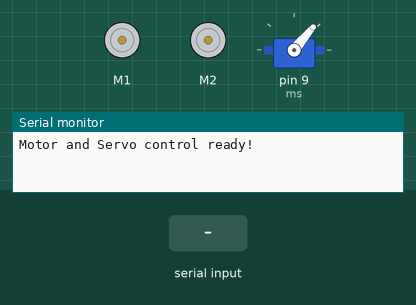
Recording of a sketch running on a simulated Arduino Uno, built with avr-gcc and run on an emulated ATmega328P. Shown: 2 × DC motor (green arrow = forward, orange = backward, longer = faster), servo, the last lines printed to the serial monitor. Inputs (shaded band) come from the test bench.

Above: at 1.2 s.
1.3 s: "lf" received over Serial
At 3.3 s:
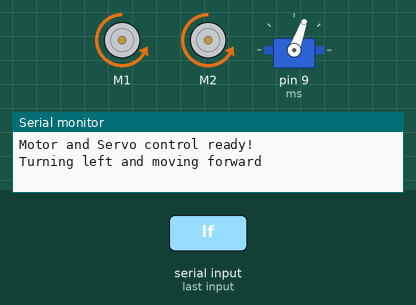
4.3 s: "f" received over Serial
At 5.7 s:
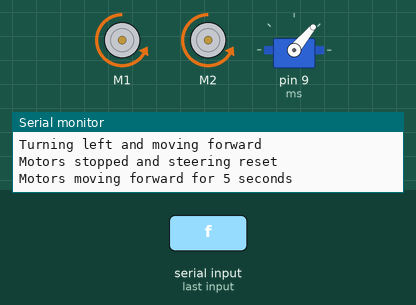
7.3 s: "b" received over Serial
At 8.7 s:
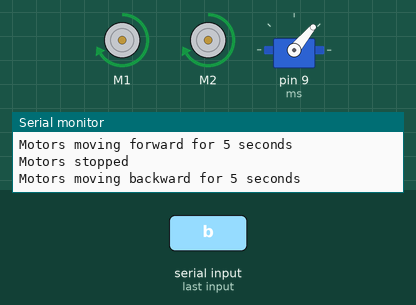
10.3 s: "rf" received over Serial
At 12.6 s:
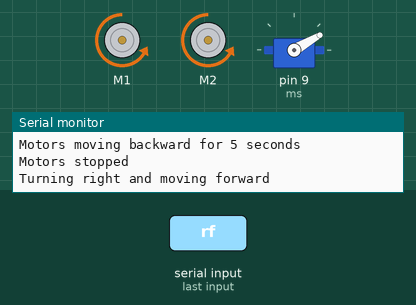
13.3 s: "lb" received over Serial
At 15.1 s:
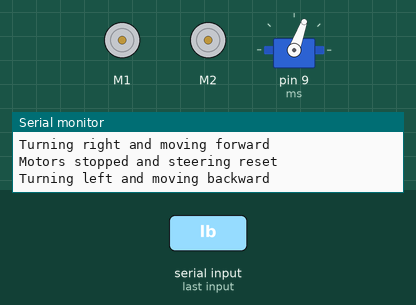
16.3 s: "rb" received over Serial
Timing chart, 0 to 19.9 s (numbered marks = the images above; inputs shaded):
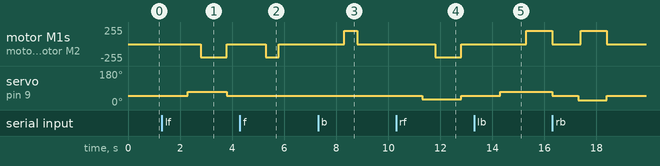

The sketch:

Dc_Control.ino
```cpp
#include <AFMotor.h>
#include <Servo.h>

// DC 모터 제어를 위한 객체 생성
AF_DCMotor motor1(1); // 1번 모터
AF_DCMotor motor2(2); // 2번 모터

// 서보 모터 제어를 위한 객체 생성
Servo ms;

void setup() {
  Serial.begin(115200);  // 시리얼 통신 시작
  Serial.println("Motor and Servo control ready!");

  // 모터 초기 설정
  motor1.setSpeed(200); // 1번 모터 속도 설정 (0-255)
  motor2.setSpeed(200); // 2번 모터 속도 설정 (0-255)
  motor1.run(RELEASE);  // 1번 모터 초기 상태를 RELEASE로 설정
  motor2.run(RELEASE);  // 2번 모터 초기 상태를 RELEASE로 설정

  // 서보 모터 초기 설정
  ms.attach(9);         // 서보 모터를 9번 핀에 연결
  ms.write(50);         // 서보 모터 초기 방향 설정 (50도)
}

void loop() {
  if (Serial.available()) { // 시리얼 입력이 있을 경우
    String command = Serial.readString(); // 시리얼로부터 문자열 읽기
    command.trim(); // 공백 제거

    if (command.equalsIgnoreCase("f")) { // 'f' 또는 'F' 입력 시
      Serial.println("Motors moving forward for 5 seconds");
      motor1.run(BACKWARD);  // 1번 모터 전진
      motor2.run(BACKWARD);  // 2번 모터 전진
      delay(500);          // 5초간 대기
      motor1.run(RELEASE);   // 1번 모터 정지
      motor2.run(RELEASE);   // 2번 모터 정지
      Serial.println("Motors stopped");
    }
    else if (command.equalsIgnoreCase("b")) { // 'b' 또는 'B' 입력 시
      Serial.println("Motors moving backward for 5 seconds");
      motor1.run(FORWARD);  // 1번 모터 후진
      motor2.run(FORWARD);  // 2번 모터 후진
      delay(500);         // 5초간 대기
      motor1.run(RELEASE);  // 1번 모터 정지
      motor2.run(RELEASE);  // 2번 모터 정지
      Serial.println("Motors stopped");
    }
    else if (command.equalsIgnoreCase("lf")) { // 'lf' 또는 'LF' 입력 시
      Serial.println("Turning left and moving forward");
      ms.write(70);        // 서보 모터 왼쪽으로 조향 (80도)
      delay(500);         // 0.5초 대기
      motor1.run(BACKWARD);  // 1번 모터 전진
      motor2.run(BACKWARD);  // 2번 모터 전진
      delay(1000);          // 5초간 대기
      motor1.run(RELEASE);   // 1번 모터 정지
      motor2.run(RELEASE);   // 2번 모터 정지
      Serial.println("Motors stopped and steering reset");
      ms.write(50);         // 서보 모터 중앙으로 복귀
    }
    else if (command.equalsIgnoreCase("rf")) { // 'rf' 또는 'RF' 입력 시
      Serial.println("Turning right and moving forward");
      ms.write(30);        // 서보 모터 오른쪽으로 조향 (20도)
      delay(500);         // 0.5초 대기
      motor1.run(BACKWARD);  // 1번 모터 전진
      motor2.run(BACKWARD);  // 2번 모터 전진
      delay(1000);          // 10초간 대기
      motor1.run(RELEASE);   // 1번 모터 정지
      motor2.run(RELEASE);   // 2번 모터 정지
      Serial.println("Motors stopped and steering reset");
      ms.write(50);         // 서보 모터 중앙으로 복귀
    }
    else if (command.equalsIgnoreCase("lb")) { // 'lb' 또는 'LB' 입력 시
      Serial.println("Turning left and moving backward");
      ms.write(70);        // 서보 모터 왼쪽으로 조향 (80도)
      delay(1000);         // 0.5초 대기
      motor1.run(FORWARD);  // 1번 모터 후진
      motor2.run(FORWARD);  // 2번 모터 후진
      delay(1000);          // 5초간 대기
      motor1.run(RELEASE);   // 1번 모터 정지
      motor2.run(RELEASE);   // 2번 모터 정지
      Serial.println("Motors stopped and steering reset");
      ms.write(50);         // 서보 모터 중앙으로 복귀
    }
    else if (command.equalsIgnoreCase("rb")) { // 'rb' 또는 'RB' 입력 시
      Serial.println("Turning right and moving backward");
      ms.write(25);        // 서보 모터 오른쪽으로 조향 (20도)
      delay(100);         // 0.5초 대기
      motor1.run(FORWARD);  // 1번 모터 후진
      motor2.run(FORWARD);  // 2번 모터 후진
      delay(1000);          // 5초간 대기
      motor1.run(RELEASE);   // 1번 모터 정지
      motor2.run(RELEASE);   // 2번 모터 정지
      Serial.println("Motors stopped and steering reset");
      ms.write(50);         // 서보 모터 중앙으로 복귀
    }
    else {
      motor1.run(RELEASE); // 입력이 없거나 다른 입력이 들어오면 모터 정지
      motor2.run(RELEASE);
      Serial.println("Invalid command. Motors stopped.");
    }
  }
}
```

Measured:
- after the input at 1.3 s, motor M1, motor M2: stopped → backward 200/255 after 1.5 s, → stopped 1.0 s later; servo on pin 9 (ms): 50° → 70° after 1.0 s, → 50° 1.5 s later
- after the input at 4.3 s, motor M1, motor M2: stopped → backward 200/255 after 1.0 s, → stopped 0.50 s later
- after the input at 7.3 s, motor M1, motor M2: stopped → forward 200/255 after 1.0 s, → stopped 0.50 s later
- after the input at 10.3 s, motor M1, motor M2: stopped → backward 200/255 after 1.5 s, → stopped 1.0 s later; servo on pin 9 (ms): 50° → 30° after 1.0 s, → 50° 1.5 s later
- after the input at 13.3 s, motor M1, motor M2: stopped → forward 200/255 after 2.0 s; servo on pin 9 (ms): 50° → 70° after 1.0 s
